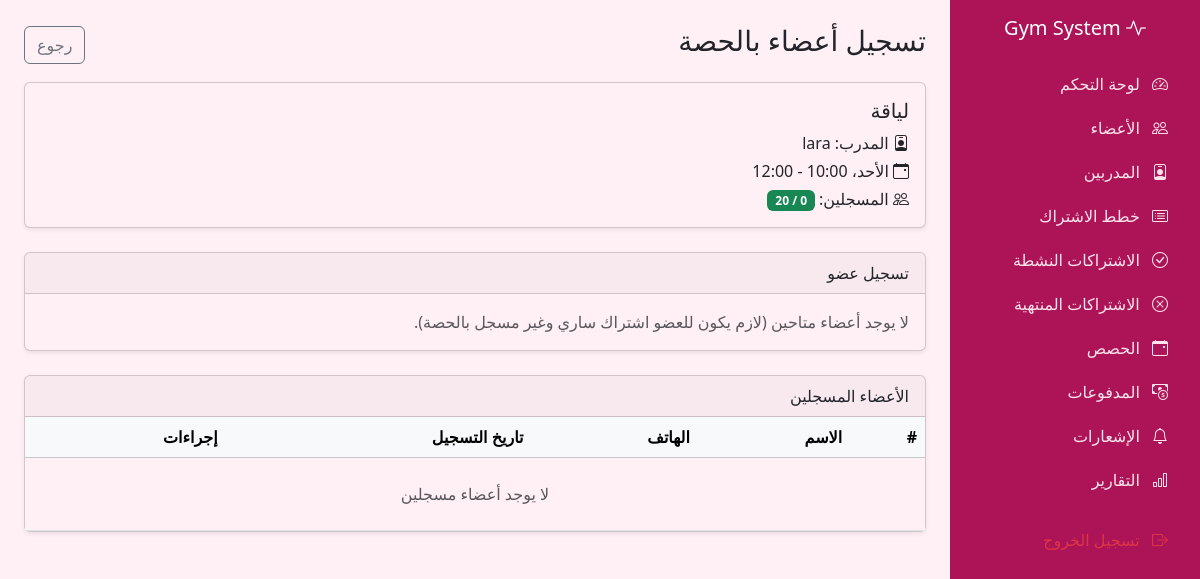
/Enrollclass.php?class_id=2 (signed in), run on the app's committed database.
### tables this page shows
CREATE TABLE IF NOT EXISTS `classes` (
  `class_id` int NOT NULL AUTO_INCREMENT,
  `class_name` varchar(100) NOT NULL,
  `trainer_id` int DEFAULT NULL,
  `schedule_day` varchar(20) NOT NULL,
  `start_time` time NOT NULL,
  `end_time` time NOT NULL,
  `capacity` int NOT NULL DEFAULT '20',
  PRIMARY KEY (`class_id`),
  KEY `trainer_id` (`trainer_id`)
);

CREATE TABLE IF NOT EXISTS `trainers` (
  `trainer_id` int NOT NULL AUTO_INCREMENT,
  `full_name` varchar(100) NOT NULL,
  `phone` varchar(20) NOT NULL,
  `email` varchar(100) DEFAULT NULL,
  `specialization` varchar(100) DEFAULT NULL,
  `salary` decimal(10,2) DEFAULT '0.00',
  `photo` varchar(255) DEFAULT NULL,
  `hire_date` date NOT NULL,
  `created_at` timestamp NULL DEFAULT CURRENT_TIMESTAMP,
  PRIMARY KEY (`trainer_id`)
);

### includes/functions.php (called while the page is built)
<?php
function e($text) {
    return htmlspecialchars($text ?? '', ENT_QUOTES, 'UTF-8');
}

### Enrollclass.php (the view, shortened to what this page needs)
<?php
require_once 'config/db.php';
require_once 'includes/functions.php';
$classId = (int)($_GET['class_id'] ?? $_POST['class_id'] ?? 0);
$stmt = $pdo->prepare(
    "SELECT c.*, t.full_name AS trainer_name
     FROM Classes c
     LEFT JOIN Trainers t ON t.trainer_id = c.trainer_id
     WHERE c.class_id = ?"
);
$stmt->execute([$classId]);
$class = $stmt->fetch();
$stmt = $pdo->prepare(
    "SELECT m.member_id, m.full_name, m.phone, cm.enrolled_at
     FROM Class_members cm
     JOIN Members m ON m.member_id = cm.member_id
     WHERE cm.class_id = ?
     ORDER BY cm.enrolled_at DESC"
);
$stmt->execute([$classId]);
$enrolledList = $stmt->fetchAll();
$stmt = $pdo->prepare(
    "SELECT DISTINCT m.member_id, m.full_name, m.phone
     FROM Members m
     JOIN Subscriptions s ON s.member_id = m.member_id
     WHERE m.status = 'active'
       AND s.status = 'active'
       AND s.end_date >= CURDATE()
       AND m.member_id NOT IN (
           SELECT member_id FROM Class_members WHERE class_id = ?
       )
     ORDER BY m.full_name"
);
$stmt->execute([$classId]);
$available = $stmt->fetchAll();
$count = count($enrolledList);
include 'includes/header.php';
include 'includes/sidebar.php';
?>
<div class="d-flex justify-content-between align-items-center mb-3">
    <h3>تسجيل أعضاء بالحصة</h3>
    <a href="classes.php" class="btn btn-outline-secondary">رجوع</a>
</div>
<div class="card shadow-sm mb-4">
    <div class="card-body">
        <h5><?= e($class['class_name']) ?></h5>
        <p class="mb-1"><i class="bi bi-person-badge"></i> المدرب: <?= e($class['trainer_name'] ?: 'بدون مدرب') ?></p>
        <p class="mb-1"><i class="bi bi-calendar-event"></i> <?= e($class['schedule_day']) ?>،
            <?= e(substr($class['start_time'], 0, 5)) ?> - <?= e(substr($class['end_time'], 0, 5)) ?></p>
        <p class="mb-0"><i class="bi bi-people"></i> المسجلين:
            <span class="badge <?= $count >= $class['capacity'] ? 'bg-danger' : 'bg-success' ?>">
                <?= $count ?> / <?= $class['capacity'] ?>
            </span>
        </p>
    </div>
</div>
<div class="card shadow-sm mb-4">
    <div class="card-header">تسجيل عضو</div>
    <div class="card-body">
        <?php if ($count >= $class['capacity']): ?>
            <div class="text-muted">الحصة ممتلئة.</div>
        <?php elseif (count($available) === 0): ?>
            <div class="text-muted">لا يوجد أعضاء متاحين (لازم يكون للعضو اشتراك ساري وغير مسجل بالحصة).</div>
        <?php endif; ?>
    </div>
</div>
<div class="card shadow-sm">
    <div class="card-header">الأعضاء المسجلين</div>
    <div class="table-responsive">
        <table class="table table-hover align-middle mb-0">
            <thead class="table-light">
                <tr>
                    <th>#</th>
                    <th>الاسم</th>
                    <th>الهاتف</th>
                    <th>تاريخ التسجيل</th>
                    <th>إجراءات</th>
                </tr>
            </thead>
            <tbody>
                <?php if ($count === 0): ?>
                    <tr><td colspan="5" class="text-center text-muted py-4">لا يوجد أعضاء مسجلين</td></tr>
                <?php endif; ?>
            </tbody>
        </table>
    </div>
</div>
<?php include 'includes/footer.php'; ?>

### assets/css/style.css (style rules this page uses)
body { --bs-body-bg: #fff0f5; background-color: #fff0f5 !important; }

### data on the page
classes: class_name "لياقة", trainer.full_name "lara", schedule_day "الأحد", end_time "12:00", capacity "20"

### other printed values
$count "0"
